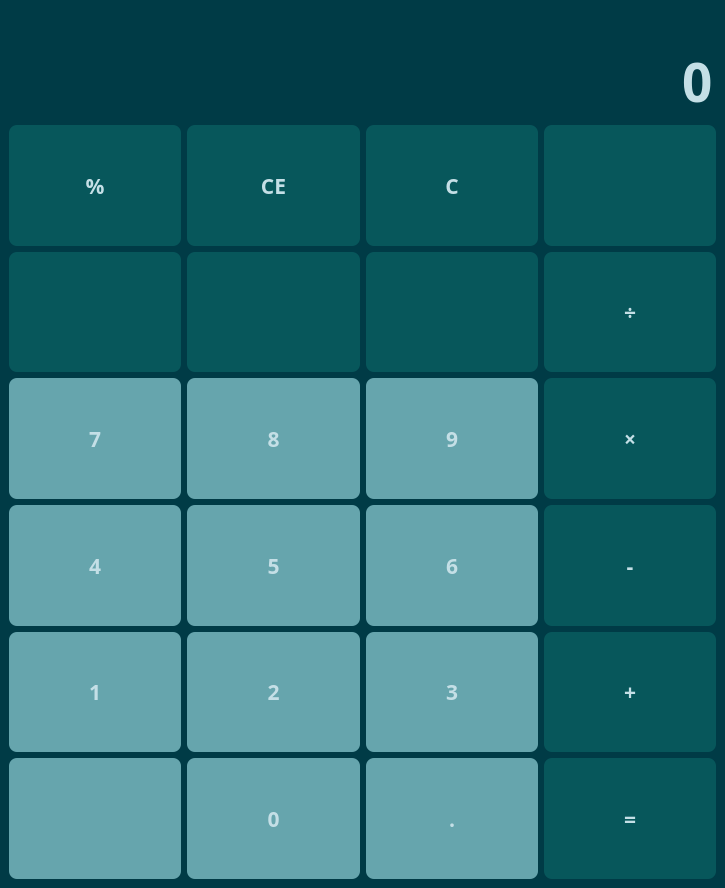
<?xml version="1.0" encoding="UTF-8"?>
<ui version="4.0">
 <class>MainWindow</class>
 <widget class="QMainWindow" name="MainWindow">
  <property name="geometry">
   <rect>
    <x>0</x>
    <y>0</y>
    <width>725</width>
    <height>888</height>
   </rect>
  </property>
  <property name="minimumSize">
   <size>
    <width>350</width>
    <height>500</height>
   </size>
  </property>
  <property name="windowTitle">
   <string>Calculator</string>
  </property>
  <property name="windowIcon">
   <iconset resource="files.qrc">
    <normaloff>:/icons/C:/Users/stadn/Downloads/icons/calculate_FILL0_wght400_GRAD0_opsz48.png</normaloff>:/icons/C:/Users/stadn/Downloads/icons/calculate_FILL0_wght400_GRAD0_opsz48.png</iconset>
  </property>
  <property name="styleSheet">
   <string notr="true">QWidget {
    color: #C4DFE6;
    background-color: #003B46;
    font-family: Rubik;
    font-size: 16pt;
    font-weight: 600;
}
</string>
  </property>
  <widget class="QWidget" name="centralwidget">
   <layout class="QVBoxLayout" name="verticalLayout">
    <item>
     <widget class="QLabel" name="label_temp">
      <property name="sizePolicy">
       <sizepolicy hsizetype="Preferred" vsizetype="Maximum">
        <horstretch>0</horstretch>
        <verstretch>0</verstretch>
       </sizepolicy>
      </property>
      <property name="styleSheet">
       <string notr="true">color: #66A5AD;</string>
      </property>
      <property name="text">
       <string/>
      </property>
      <property name="alignment">
       <set>Qt::AlignRight|Qt::AlignTrailing|Qt::AlignVCenter</set>
      </property>
     </widget>
    </item>
    <item>
     <widget class="QLineEdit" name="line_edit_entry">
      <property name="sizePolicy">
       <sizepolicy hsizetype="Expanding" vsizetype="Maximum">
        <horstretch>0</horstretch>
        <verstretch>0</verstretch>
       </sizepolicy>
      </property>
      <property name="styleSheet">
       <string notr="true">font-size: 40pt;
border: none;
</string>
      </property>
      <property name="text">
       <string>0</string>
      </property>
      <property name="maxLength">
       <number>12</number>
      </property>
      <property name="alignment">
       <set>Qt::AlignRight|Qt::AlignTrailing|Qt::AlignVCenter</set>
      </property>
      <property name="readOnly">
       <bool>true</bool>
      </property>
     </widget>
    </item>
    <item>
     <layout class="QGridLayout" name="layout_buttons">
      <item row="3" column="3">
       <widget class="QPushButton" name="button_sub">
        <property name="sizePolicy">
         <sizepolicy hsizetype="Minimum" vsizetype="Expanding">
          <horstretch>0</horstretch>
          <verstretch>0</verstretch>
         </sizepolicy>
        </property>
        <property name="styleSheet">
         <string notr="true">QPushButton {
    background-color: #07575B;
    border: none;
    border-radius: 8px;

}


QPushButton:hover {
    background-color: #66A5AD;
}

QPushButton:pressed {
    background-color: #003B46;
}</string>
        </property>
        <property name="text">
         <string>-</string>
        </property>
        <property name="shortcut">
         <string>-</string>
        </property>
       </widget>
      </item>
      <item row="2" column="1">
       <widget class="QPushButton" name="button_8">
        <property name="sizePolicy">
         <sizepolicy hsizetype="Minimum" vsizetype="Expanding">
          <horstretch>0</horstretch>
          <verstretch>0</verstretch>
         </sizepolicy>
        </property>
        <property name="styleSheet">
         <string notr="true">QPushButton {
    background-color: #66A5AD;
    border: none;
    border-radius: 8px;

}


QPushButton:hover {
    background-color: #07575B;
}

QPushButton:pressed {
    background-color: #07575B;
}</string>
        </property>
        <property name="text">
         <string>8</string>
        </property>
        <property name="shortcut">
         <string>8</string>
        </property>
       </widget>
      </item>
      <item row="5" column="2">
       <widget class="QPushButton" name="button_dot">
        <property name="sizePolicy">
         <sizepolicy hsizetype="Minimum" vsizetype="Expanding">
          <horstretch>0</horstretch>
          <verstretch>0</verstretch>
         </sizepolicy>
        </property>
        <property name="styleSheet">
         <string notr="true">QPushButton {
    background-color: #66A5AD;
    border: none;
    border-radius: 8px;

}


QPushButton:hover {
    background-color: #07575B;
}

QPushButton:pressed {
    background-color: #07575B;
}
</string>
        </property>
        <property name="text">
         <string>.</string>
        </property>
        <property name="shortcut">
         <string>.</string>
        </property>
       </widget>
      </item>
      <item row="4" column="1">
       <widget class="QPushButton" name="button_2">
        <property name="sizePolicy">
         <sizepolicy hsizetype="Minimum" vsizetype="Expanding">
          <horstretch>0</horstretch>
          <verstretch>0</verstretch>
         </sizepolicy>
        </property>
        <property name="styleSheet">
         <string notr="true">QPushButton {
    background-color: #66A5AD;
    border: none;
    border-radius: 8px;

}


QPushButton:hover {
    background-color: #07575B;
}

QPushButton:pressed {
    background-color: #07575B;
}</string>
        </property>
        <property name="text">
         <string>2</string>
        </property>
        <property name="shortcut">
         <string>2</string>
        </property>
       </widget>
      </item>
      <item row="4" column="2">
       <widget class="QPushButton" name="button_3">
        <property name="sizePolicy">
         <sizepolicy hsizetype="Minimum" vsizetype="Expanding">
          <horstretch>0</horstretch>
          <verstretch>0</verstretch>
         </sizepolicy>
        </property>
        <property name="styleSheet">
         <string notr="true">QPushButton {
    background-color: #66A5AD;
    border: none;
    border-radius: 8px;

}


QPushButton:hover {
    background-color: #07575B;
}

QPushButton:pressed {
    background-color: #07575B;
}</string>
        </property>
        <property name="text">
         <string>3</string>
        </property>
        <property name="shortcut">
         <string>3</string>
        </property>
       </widget>
      </item>
      <item row="1" column="1">
       <widget class="QPushButton" name="button_square">
        <property name="sizePolicy">
         <sizepolicy hsizetype="Minimum" vsizetype="Expanding">
          <horstretch>0</horstretch>
          <verstretch>0</verstretch>
         </sizepolicy>
        </property>
        <property name="styleSheet">
         <string notr="true">QPushButton {
    background-color: #07575B;
    border: none;
    border-radius: 8px;

}


QPushButton:hover {
    background-color: #66A5AD;
}

QPushButton:pressed {
    background-color: #003B46;
}</string>
        </property>
        <property name="text">
         <string/>
        </property>
        <property name="icon">
         <iconset resource="files.qrc">
          <normaloff>:/icons/C:/Users/stadn/Downloads/icons/x^2.svg</normaloff>:/icons/C:/Users/stadn/Downloads/icons/x^2.svg</iconset>
        </property>
        <property name="iconSize">
         <size>
          <width>50</width>
          <height>50</height>
         </size>
        </property>
       </widget>
      </item>
      <item row="2" column="3">
       <widget class="QPushButton" name="button_mul">
        <property name="sizePolicy">
         <sizepolicy hsizetype="Minimum" vsizetype="Expanding">
          <horstretch>0</horstretch>
          <verstretch>0</verstretch>
         </sizepolicy>
        </property>
        <property name="styleSheet">
         <string notr="true">QPushButton {
    background-color: #07575B;
    border: none;
    border-radius: 8px;

}


QPushButton:hover {
    background-color: #66A5AD;
}

QPushButton:pressed {
    background-color: #003B46;
}</string>
        </property>
        <property name="text">
         <string>×</string>
        </property>
        <property name="shortcut">
         <string>*</string>
        </property>
       </widget>
      </item>
      <item row="3" column="0">
       <widget class="QPushButton" name="button_4">
        <property name="sizePolicy">
         <sizepolicy hsizetype="Minimum" vsizetype="Expanding">
          <horstretch>0</horstretch>
          <verstretch>0</verstretch>
         </sizepolicy>
        </property>
        <property name="styleSheet">
         <string notr="true">QPushButton {
    background-color: #66A5AD;
    border: none;
    border-radius: 8px;

}


QPushButton:hover {
    background-color: #07575B;
}

QPushButton:pressed {
    background-color: #07575B;
}</string>
        </property>
        <property name="text">
         <string>4</string>
        </property>
        <property name="shortcut">
         <string>4</string>
        </property>
       </widget>
      </item>
      <item row="5" column="1">
       <widget class="QPushButton" name="button_0">
        <property name="sizePolicy">
         <sizepolicy hsizetype="Minimum" vsizetype="Expanding">
          <horstretch>0</horstretch>
          <verstretch>0</verstretch>
         </sizepolicy>
        </property>
        <property name="styleSheet">
         <string notr="true">QPushButton {
    background-color: #66A5AD;
    border: none;
    border-radius: 8px;

}


QPushButton:hover {
    background-color: #07575B;
}

QPushButton:pressed {
    background-color: #07575B;
}</string>
        </property>
        <property name="text">
         <string>0</string>
        </property>
        <property name="shortcut">
         <string>0</string>
        </property>
       </widget>
      </item>
      <item row="4" column="0">
       <widget class="QPushButton" name="button_1">
        <property name="sizePolicy">
         <sizepolicy hsizetype="Minimum" vsizetype="Expanding">
          <horstretch>0</horstretch>
          <verstretch>0</verstretch>
         </sizepolicy>
        </property>
        <property name="styleSheet">
         <string notr="true">QPushButton {
    background-color: #66A5AD;
    border: none;
    border-radius: 8px;

}


QPushButton:hover {
    background-color: #07575B;
}

QPushButton:pressed {
    background-color: #07575B;
}</string>
        </property>
        <property name="text">
         <string>1</string>
        </property>
        <property name="shortcut">
         <string>1</string>
        </property>
       </widget>
      </item>
      <item row="2" column="2">
       <widget class="QPushButton" name="button_9">
        <property name="sizePolicy">
         <sizepolicy hsizetype="Minimum" vsizetype="Expanding">
          <horstretch>0</horstretch>
          <verstretch>0</verstretch>
         </sizepolicy>
        </property>
        <property name="styleSheet">
         <string notr="true">QPushButton {
    background-color: #66A5AD;
    border: none;
    border-radius: 8px;

}


QPushButton:hover {
    background-color: #07575B;
}

QPushButton:pressed {
    background-color: #07575B;
}</string>
        </property>
        <property name="text">
         <string>9</string>
        </property>
        <property name="shortcut">
         <string>9</string>
        </property>
       </widget>
      </item>
      <item row="5" column="3">
       <widget class="QPushButton" name="button_equal">
        <property name="sizePolicy">
         <sizepolicy hsizetype="Minimum" vsizetype="Expanding">
          <horstretch>0</horstretch>
          <verstretch>0</verstretch>
         </sizepolicy>
        </property>
        <property name="styleSheet">
         <string notr="true">QPushButton {
    background-color: #07575B;
    border: none;
    border-radius: 8px;

}


QPushButton:hover {
    background-color: #66A5AD;
}

QPushButton:pressed {
    background-color: #003B46;
}</string>
        </property>
        <property name="text">
         <string>=</string>
        </property>
        <property name="shortcut">
         <string>=</string>
        </property>
       </widget>
      </item>
      <item row="5" column="0">
       <widget class="QPushButton" name="button_neg">
        <property name="sizePolicy">
         <sizepolicy hsizetype="Minimum" vsizetype="Expanding">
          <horstretch>0</horstretch>
          <verstretch>0</verstretch>
         </sizepolicy>
        </property>
        <property name="styleSheet">
         <string notr="true">QPushButton {
    background-color: #66A5AD;
    border: none;
    border-radius: 8px;

}


QPushButton:hover {
    background-color: #07575B;
}

QPushButton:pressed {
    background-color: #07575B;
}</string>
        </property>
        <property name="text">
         <string/>
        </property>
        <property name="icon">
         <iconset resource="files.qrc">
          <normaloff>:/icons/C:/Users/stadn/Downloads/icons/symbol.svg</normaloff>:/icons/C:/Users/stadn/Downloads/icons/symbol.svg</iconset>
        </property>
        <property name="iconSize">
         <size>
          <width>36</width>
          <height>36</height>
         </size>
        </property>
       </widget>
      </item>
      <item row="3" column="2">
       <widget class="QPushButton" name="button_6">
        <property name="sizePolicy">
         <sizepolicy hsizetype="Minimum" vsizetype="Expanding">
          <horstretch>0</horstretch>
          <verstretch>0</verstretch>
         </sizepolicy>
        </property>
        <property name="styleSheet">
         <string notr="true">QPushButton {
    background-color: #66A5AD;
    border: none;
    border-radius: 8px;

}


QPushButton:hover {
    background-color: #07575B;
}

QPushButton:pressed {
    background-color: #07575B;
}</string>
        </property>
        <property name="text">
         <string>6</string>
        </property>
        <property name="shortcut">
         <string>6</string>
        </property>
       </widget>
      </item>
      <item row="1" column="2">
       <widget class="QPushButton" name="button_square_root">
        <property name="sizePolicy">
         <sizepolicy hsizetype="Minimum" vsizetype="Expanding">
          <horstretch>0</horstretch>
          <verstretch>0</verstretch>
         </sizepolicy>
        </property>
        <property name="styleSheet">
         <string notr="true">QPushButton {
    background-color: #07575B;
    border: none;
    border-radius: 8px;

}


QPushButton:hover {
    background-color: #66A5AD;
}

QPushButton:pressed {
    background-color: #003B46;
}</string>
        </property>
        <property name="text">
         <string/>
        </property>
        <property name="icon">
         <iconset resource="files.qrc">
          <normaloff>:/icons/C:/Users/stadn/Downloads/icons/sqr_x.svg</normaloff>:/icons/C:/Users/stadn/Downloads/icons/sqr_x.svg</iconset>
        </property>
        <property name="iconSize">
         <size>
          <width>50</width>
          <height>50</height>
         </size>
        </property>
       </widget>
      </item>
      <item row="1" column="0">
       <widget class="QPushButton" name="button_one_div_x">
        <property name="sizePolicy">
         <sizepolicy hsizetype="Minimum" vsizetype="Expanding">
          <horstretch>0</horstretch>
          <verstretch>0</verstretch>
         </sizepolicy>
        </property>
        <property name="styleSheet">
         <string notr="true">QPushButton {
    background-color: #07575B;
    border: none;
    border-radius: 8px;

}


QPushButton:hover {
    background-color: #66A5AD;
}

QPushButton:pressed {
    background-color: #003B46;
}</string>
        </property>
        <property name="text">
         <string/>
        </property>
        <property name="icon">
         <iconset resource="files.qrc">
          <normaloff>:/icons/C:/Users/stadn/Downloads/icons/1_div_x.svg</normaloff>:/icons/C:/Users/stadn/Downloads/icons/1_div_x.svg</iconset>
        </property>
        <property name="iconSize">
         <size>
          <width>36</width>
          <height>36</height>
         </size>
        </property>
       </widget>
      </item>
      <item row="2" column="0">
       <widget class="QPushButton" name="button_7">
        <property name="sizePolicy">
         <sizepolicy hsizetype="Minimum" vsizetype="Expanding">
          <horstretch>0</horstretch>
          <verstretch>0</verstretch>
         </sizepolicy>
        </property>
        <property name="styleSheet">
         <string notr="true">QPushButton {
    background-color: #66A5AD;
    border: none;
    border-radius: 8px;

}


QPushButton:hover {
    background-color: #07575B;
}

QPushButton:pressed {
    background-color: #07575B;
}</string>
        </property>
        <property name="text">
         <string>7</string>
        </property>
        <property name="shortcut">
         <string>7</string>
        </property>
       </widget>
      </item>
      <item row="4" column="3">
       <widget class="QPushButton" name="button_add">
        <property name="sizePolicy">
         <sizepolicy hsizetype="Minimum" vsizetype="Expanding">
          <horstretch>0</horstretch>
          <verstretch>0</verstretch>
         </sizepolicy>
        </property>
        <property name="styleSheet">
         <string notr="true">QPushButton {
    background-color: #07575B;
    border: none;
    border-radius: 8px;

}


QPushButton:hover {
    background-color: #66A5AD;
}

QPushButton:pressed {
    background-color: #003B46;
}</string>
        </property>
        <property name="text">
         <string>+</string>
        </property>
        <property name="shortcut">
         <string>+</string>
        </property>
       </widget>
      </item>
      <item row="3" column="1">
       <widget class="QPushButton" name="button_5">
        <property name="sizePolicy">
         <sizepolicy hsizetype="Minimum" vsizetype="Expanding">
          <horstretch>0</horstretch>
          <verstretch>0</verstretch>
         </sizepolicy>
        </property>
        <property name="styleSheet">
         <string notr="true">QPushButton {
    background-color: #66A5AD;
    border: none;
    border-radius: 8px;

}


QPushButton:hover {
    background-color: #07575B;
}

QPushButton:pressed {
    background-color: #07575B;
}</string>
        </property>
        <property name="text">
         <string>5</string>
        </property>
        <property name="shortcut">
         <string>5</string>
        </property>
       </widget>
      </item>
      <item row="1" column="3">
       <widget class="QPushButton" name="button_div">
        <property name="sizePolicy">
         <sizepolicy hsizetype="Minimum" vsizetype="Expanding">
          <horstretch>0</horstretch>
          <verstretch>0</verstretch>
         </sizepolicy>
        </property>
        <property name="styleSheet">
         <string notr="true">QPushButton {
    background-color: #07575B;
    border: none;
    border-radius: 8px;

}


QPushButton:hover {
    background-color: #66A5AD;
}

QPushButton:pressed {
    background-color: #003B46;
}</string>
        </property>
        <property name="text">
         <string>÷</string>
        </property>
        <property name="shortcut">
         <string>/</string>
        </property>
       </widget>
      </item>
      <item row="0" column="3">
       <widget class="QPushButton" name="button_backspace">
        <property name="sizePolicy">
         <sizepolicy hsizetype="Minimum" vsizetype="Expanding">
          <horstretch>0</horstretch>
          <verstretch>0</verstretch>
         </sizepolicy>
        </property>
        <property name="styleSheet">
         <string notr="true">QPushButton {
    background-color: #07575B;
    border: none;
    border-radius: 8px;

}


QPushButton:hover {
    background-color: #66A5AD;
}

QPushButton:pressed {
    background-color: #003B46;
}</string>
        </property>
        <property name="text">
         <string/>
        </property>
        <property name="icon">
         <iconset resource="files.qrc">
          <normaloff>:/icons/C:/Users/stadn/Downloads/icons/backspace.png</normaloff>:/icons/C:/Users/stadn/Downloads/icons/backspace.png</iconset>
        </property>
        <property name="iconSize">
         <size>
          <width>24</width>
          <height>16</height>
         </size>
        </property>
        <property name="shortcut">
         <string>Backspace</string>
        </property>
       </widget>
      </item>
      <item row="0" column="2">
       <widget class="QPushButton" name="button_clear">
        <property name="sizePolicy">
         <sizepolicy hsizetype="Minimum" vsizetype="Expanding">
          <horstretch>0</horstretch>
          <verstretch>0</verstretch>
         </sizepolicy>
        </property>
        <property name="styleSheet">
         <string notr="true">QPushButton {
    background-color: #07575B;
    border: none;
    border-radius: 8px;

}


QPushButton:hover {
    background-color: #66A5AD;
}

QPushButton:pressed {
    background-color: #003B46;
}</string>
        </property>
        <property name="text">
         <string>C</string>
        </property>
       </widget>
      </item>
      <item row="0" column="1">
       <widget class="QPushButton" name="button_ce">
        <property name="sizePolicy">
         <sizepolicy hsizetype="Minimum" vsizetype="Expanding">
          <horstretch>0</horstretch>
          <verstretch>0</verstretch>
         </sizepolicy>
        </property>
        <property name="styleSheet">
         <string notr="true">QPushButton {
    background-color: #07575B;
    border: none;
    border-radius: 8px;

}


QPushButton:hover {
    background-color: #66A5AD;
}

QPushButton:pressed {
    background-color: #003B46;
}</string>
        </property>
        <property name="text">
         <string>CE</string>
        </property>
        <property name="shortcut">
         <string>Del</string>
        </property>
       </widget>
      </item>
      <item row="0" column="0">
       <widget class="QPushButton" name="button_interest">
        <property name="sizePolicy">
         <sizepolicy hsizetype="Minimum" vsizetype="Expanding">
          <horstretch>0</horstretch>
          <verstretch>0</verstretch>
         </sizepolicy>
        </property>
        <property name="styleSheet">
         <string notr="true">QPushButton {
    background-color: #07575B;
    border: none;
    border-radius: 8px;

}


QPushButton:hover {
    background-color: #66A5AD;
}

QPushButton:pressed {
    background-color: #003B46;
}</string>
        </property>
        <property name="text">
         <string>%</string>
        </property>
        <property name="shortcut">
         <string>%</string>
        </property>
       </widget>
      </item>
     </layout>
    </item>
   </layout>
  </widget>
 </widget>
 <resources>
  <include location="files.qrc"/>
 </resources>
 <connections/>
</ui>
